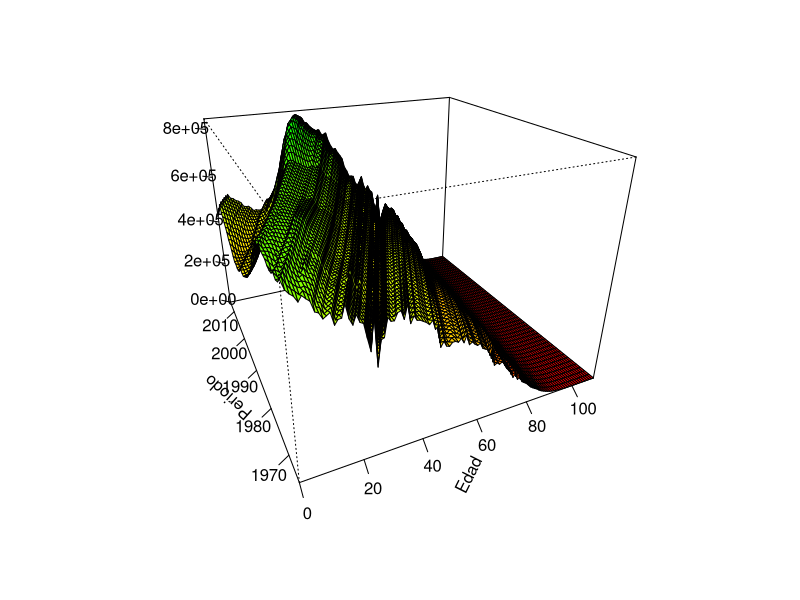

Reproduce this figure in R. (Note: this script raises an error after producing the figure.)
# Universidad de Alcalá
# Master en Ciencias Actuariales y Financieras
# Diego Paul Huaraca Shagñay
# TFM: Riesgo de Longevidad en la Población Española

# Datos - Human Mortality Database
options(tz="Europe/Madrid")
libs <- c('readxl', 'sme', 'tidyverse', 'forecast', 'foreign', 'MASS', 'demography', 'lifecontingencies',
          'tseries','pspline','psych','xtable', 'dplyr', 'StMoMo')
lapply(libs, require, character.only = T)
rm(list=c("libs"))

# Poblacion al 1 de Enero (Expuesto inicial al riesgo)
Pxt <- read_excel("./Datos/Data_Spain.xlsx", sheet=1)
Pxt_m <- Pxt %>% dplyr::select(1:3) %>% spread(key="Year", value="Female")
Pxt_h <- Pxt %>% dplyr::select(1,2,4) %>% spread(key="Year", value="Male")
Pxt_t <- Pxt %>% dplyr::select(1,2,5) %>% spread(key="Year", value="Total")
rm(list=c("Pxt"))

# Gráfico tridimensional - data original
z <- as.matrix(Pxt_t[,17:66])
edad <- seq(0, 110, by=1)
tiempo <- seq(1965, 2014, by=1)
color <- colorRampPalette(c("red", "yellow", "green"))(50)
zfacet <- z[-1, -1] + z[-1, -length(tiempo)] + z[-length(edad), -1] + z[-length(edad), -length(tiempo)]
facetcol <- cut(zfacet, 50)
persp(edad, tiempo, z, theta=-25, phi=25, expand=0.75, xlab='Edad', col=color[facetcol],
      ylab='Periodo', zlab='', ticktype="detailed", zlim=c(0,max(z)))
rm(list=c("z", "edad", "tiempo", "color", "zfacet", "facetcol"))

# Número de defunciones correspondiente al año t
Dxt <- read_excel("./Datos/Data_Spain.xlsx", sheet=2)
Dxt_m <- Dxt %>% dplyr::select(1:3) %>% spread(key="Year", value="Female")
Dxt_h <- Dxt %>% dplyr::select(1,2,4) %>% spread(key="Year", value="Male")
Dxt_t <- Dxt %>% dplyr::select(1,2,5) %>% spread(key="Year", value="Total")
rm(list=c("Dxt"))

# Poblacion Expuesta central al riesgo 
Ext <- read_excel("./Datos/Data_Spain.xlsx", sheet=3)
Ext_m <- Ext %>% dplyr::select(1:3) %>% spread(key="Year", value="Female")
Ext_h <- Ext %>% dplyr::select(1,2,4) %>% spread(key="Year", value="Male")
Ext_t <- Ext %>% dplyr::select(1,2,5) %>% spread(key="Year", value="Total")
rm(list=c("Ext"))

# Función suavizado superficies - P-Splines
suavizar <- function(data){
      n_dim <- dim(data)
      data <- as.matrix(data)
      data_s <- mat.or.vec(n_dim[1],(n_dim[2]-1))
      for(j in 2:n_dim[2]){
            sp.spline <- smooth.Pspline(x = data[,1], y = data[,j], method = 4, norder = 3)
            ajuste <- predict(sp.spline, x = data[,1])
            data_s[,j-1] <- abs(round(ajuste[1:n_dim[1]],0))
      }
      colnames(data_s) <- colnames(data)[-1]
      return(data_s)
}

# Gráfico tridimensional - data suavizada
z <- suavizar(as.matrix(Pxt_t))[,16:65]
edad <- seq(0, 110, by=1)
tiempo <- seq(1965, 2014, by=1)
color <- colorRampPalette(c("red", "yellow", "green"))(50)
zfacet <- z[-1, -1] + z[-1, -length(tiempo)] + z[-length(edad), -1] + z[-length(edad), -length(tiempo)]
facetcol <- cut(zfacet, 50)
persp(edad, tiempo, z, theta=-25, phi=25, expand=0.75, xlab='Edad', col=color[facetcol],
      ylab='Periodo', zlab='', ticktype="detailed", zlim=c(0,max(z)))
rm(list=c("z", "edad", "tiempo", "color", "zfacet", "facetcol"))


# Acotar data
acotar <- function(data, age){
      ndim <- dim(data)
      ndata <- matrix(0, ncol=ndim[2], nrow=(age+1))
      ndata[1:age,] <- as.matrix(data)[1:age,]
      ndata[(age+1),] <- matrix(apply(as.matrix(data)[(age+1):ndim[1],], 2, sum),nrow=1)
      #ndata[(age+1),1] <- age
      colnames(ndata) <- colnames(data)
      return(ndata)
}


Ext_m <- acotar(suavizar(Ext_m), 105)
Ext_h <- acotar(suavizar(Ext_h), 105)
Ext_t <- acotar(suavizar(Ext_t), 105)

Pxt_m <- acotar(suavizar(Pxt_m), 105)
Pxt_h <- acotar(suavizar(Pxt_h), 105)
Pxt_t <- acotar(suavizar(Pxt_t), 105)

Dxt_m <- acotar(suavizar(Dxt_m), 105)
Dxt_h <- acotar(suavizar(Dxt_h), 105)
Dxt_t <- acotar(suavizar(Dxt_t), 105)

# Gráfico tridimensional - data suavizada & acotada
z <- Dxt_m
edad <- seq(0, 105, by=1)
tiempo <- seq(1950, 2014, by=1)
color <- colorRampPalette(c("red", "yellow", "green"))(50)
zfacet <- z[-1, -1] + z[-1, -length(tiempo)] + z[-length(edad), -1] + z[-length(edad), -length(tiempo)]
facetcol <- cut(zfacet, 50)
persp(edad, tiempo, z, theta=-60, phi=30, expand=0.75, xlab='Edad', col=color[facetcol],
      ylab='Periodo', zlab='Población', ticktype="detailed", zlim=c(0,max(z)))
rm(list=c("z", "edad", "tiempo", "color", "zfacet", "facetcol"))



# Creación de tasas y probabilidades de muerte
ctasas <- function(dxt,ext,ini,fin){
      res <- dxt[,c(ini:fin)]/ext[,c(ini:fin)]
      return(res)
}
# data.frame(Asc=seq(1,65), Des=seq(65,1), Year=colnames(Dxt_h))

mxt_m <- ctasas(Dxt_m,Ext_m,16,55)
mxt_h <- ctasas(Dxt_h,Ext_h,16,55)
mxt_t <- ctasas(Dxt_t,Ext_t,16,55)
qxt_m <- ctasas(Dxt_m,Pxt_m,16,55)
qxt_h <- ctasas(Dxt_h,Pxt_h,16,55)
qxt_t <- ctasas(Dxt_t,Pxt_t,16,55)

# Gráfico tridimensional - Log tasas de mortalidad
z <- log(mxt_m)
edad <- seq(0, 105, by=1)
tiempo <- seq(1965, 2004, by=1)
color <- colorRampPalette(c("red", "yellow", "green"))(50)
zfacet <- z[-1, -1] + z[-1, -length(tiempo)] + z[-length(edad), -1] + z[-length(edad), -length(tiempo)]
facetcol <- cut(zfacet, 50)
persp(edad, tiempo, z, theta=-50, phi=30, expand=0.75, xlab='Edad', col=color[facetcol],
      ylab='Periodo', zlab='Población', ticktype="detailed", zlim=c(min(z),0))
rm(list=c("z", "edad", "tiempo", "color", "zfacet", "facetcol"))

# Creación objeto demogdata
data0_m <- StMoMoData(demogdata(data=qxt_m, pop=Pxt_m[,c(16:55)], ages=c(0:105), years=c(1965:2004), 
                     type="mortality", label="Spain", name="female"), type="initial")
data0_h <- StMoMoData(demogdata(data=qxt_h, pop=Pxt_h[,c(16:55)], ages=c(0:105), years=c(1965:2004), 
                     type="mortality", label="Spain", name="male"), type="initial")
data0_t <- StMoMoData(demogdata(data=qxt_t, pop=Pxt_t[,c(16:55)], ages=c(0:105), years=c(1965:2004), 
                     type="mortality", label="Spain", name="total"), type="initial")

dataC_m <- StMoMoData(demogdata(data=mxt_m, pop=Ext_m[,c(16:55)], ages=c(0:105), years=c(1965:2004), 
                     type="mortality", label="Spain", name="female"), type="central")
dataC_h <- StMoMoData(demogdata(data=mxt_h, pop=Ext_h[,c(16:55)], ages=c(0:105), years=c(1965:2004), 
                     type="mortality", label="Spain", name="male"), type="central")
dataC_t <- StMoMoData(demogdata(data=mxt_t, pop=Ext_t[,c(16:55)], ages=c(0:105), years=c(1965:2004), 
                     type="mortality", label="Spain", name="total"), type="central")

#rm(list=c("mxt_m", "mxt_h", "mxt_t", "qxt_m", "qxt_h", "qxt_t", "Pxt_m", "Pxt_h", "Pxt_t",
#          "Ext_m", "Ext_h", "Ext_t", "Dxt_m", "Dxt_h", "Dxt_t", "suavizar"))


################################################
#####   Ajuste modelo Lee Carter Poisson   #####
################################################

LC <- lc(link="log", const = "sum")
LCfit_m <- fit(LC, data = dataC_m)
LCfit_h <- fit(LC, data = dataC_h)
LCfit_t <- fit(LC, data = dataC_t)

# Gráfico parámetro ax
plot(LCfit_m$ax, type='o', col=2, pch=20, ylim=c(-10,0), xlab='', ylab='')
par(new=TRUE)
plot(LCfit_h$ax, type='o', col=3, pch=20, ylim=c(-10,0), xlab='', ylab='')
#par(new=TRUE)
#plot(LCfit_t$ax, type='o', col=4, pch=18, ylim=c(-10,0), xlab='Edad', ylab='ax')
#op <- par(cex = 2.8)
legend(60, -5, legend=c("Mujeres", "Hombres"), col=c("red", "green"), cex=0.9, lwd=3, bty = 'n')



# Gráfico parametro bx
plot(LCfit_m$bx, type='o', col=2, pch=20, ylim=c(-0.035,0.05), xlab='', ylab='')
par(new=TRUE)
plot(LCfit_h$bx, type='o', col=3, pch=20, ylim=c(-0.035,0.05), xlab='', ylab='')
#par(new=TRUE)
#plot(LCfit_t$bx, type='o', col=4, pch=18, ylim=c(-0.035,0.05), xlab='Edad', ylab='bx')
abline(h=0,lty=3)
legend(45, 0.005, legend=c("Mujeres", "Hombres"), col=c("red", "green"), cex=0.9, lwd=3, bty = 'n')

# Gráfico parametro kt
plot(seq(1965,2004),as.numeric(LCfit_m$kt), type='o', col=2, pch=20, ylim=c(-55,55), xlab='', ylab='')
par(new=TRUE)
plot(seq(1965,2004),as.numeric(LCfit_h$kt), type='o', col=3, pch=20, ylim=c(-55,55), xlab='', ylab='')
#par(new=TRUE)
#plot(seq(1965,2004),as.numeric(LCfit_t$kt), type='o', col=4, pch=18, ylim=c(-55,55), xlab='Periodo', ylab='kt')
abline(h=0,lty=3)
legend(1985, 60, legend=c("Hombres", "Mujeres"), col=c("red", "green"), cex=0.9, lwd=3, bty = 'n')

# Proyección parámetro kt
est_m <- forecast(LCfit_m, h=50, level=c(90,95))
est_h <- forecast(LCfit_h, h=50, level=c(90,95))
est_t <- forecast(LCfit_t, h=50, level=c(90,95))
plot(est_m, only.kt=TRUE, col='lightgreen')
plot(est_h, only.kt=TRUE, col='lightpink')
plot(est_t, only.kt=TRUE, col='lightblue')


# Obtención qxt estimados
for_qxt <- function(est){
      m <- exp(est$model$ax + est$model$bx %*% est$kt.f$mean)
      q <- 2*m/(2+m)
      colnames(q) <- colnames(m)
      return(m)
}

for_qxt(est_m)

# Error cuadrático medio
error_m <- apply(ctasas(Dxt_m,Pxt_m,56,65) - for_qxt(est_m)[,c(1:10)], 2, function(x){sqrt(sum(x^2/length(x)))})
error_m
error_h <- apply(ctasas(Dxt_h,Pxt_h,56,65) - for_qxt(est_h)[,c(1:10)], 2, function(x){sqrt(sum(x^2/length(x)))})
error_h
error_t <- apply(ctasas(Dxt_t,Pxt_t,56,65) - for_qxt(est_t)[,c(1:10)], 2, function(x){sqrt(sum(x^2/length(x)))})
error_t


plot(log(ctasas(Dxt_m,Pxt_m,56,65))[41:106,1], col=2, type='o', ylim=c(-10,0))
par(new=TRUE)
plot(log(for_qxt(est_m))[41:106,1], col=3, type='o', ylim=c(-10,0))


plot(log(ctasas(Dxt_h,Pxt_h,56,65))[41:106,1], col=2, type='o', ylim=c(-10,0))
par(new=TRUE)
plot(log(for_qxt(est_h))[41:106,1], col=3, type='o', ylim=c(-10,0))


#######################################
######      Ajuste modelo CBD     #####
#######################################

CBD <- cbd("logit")
CBDfit_m <- fit(CBD, data = data0_m, ages.fit = 60:105, years=1950:2005)
CBDfit_h <- fit(CBD, data = data0_h, ages.fit = 60:105, years=1950:2005)
CBDfit_t <- fit(CBD, data = data0_t, ages.fit = 60:105, years=1950:2005)

# Gráfico parámetro kt(1)
plot(CBDfit_m$kt[1,], type='o', col=2, pch=20, ylim=c(-3,-1.5), xlab='', ylab='')
par(new=TRUE)
plot(CBDfit_h$kt[1,], type='o', col=3, pch=20, ylim=c(-3,-1.5), xlab='', ylab='')
par(new=TRUE)
plot(CBDfit_t$kt[1,], type='o', col=4, pch=18, ylim=c(-3,-1.5), xlab='Edad', ylab='kt(1)')
legend(28, -1.5, legend=c("Mujeres", "Hombres", "Total"), col=c("red", "green", "blue"), cex=0.5,
       box.lty=0, text.font=10, lwd=2)

# Gráfico parámetro kt(2)
plot(CBDfit_m$kt[2,], type='o', col=2, pch=20, ylim=c(0.07,0.15), xlab='', ylab='')
par(new=TRUE)
plot(CBDfit_h$kt[2,], type='o', col=3, pch=20, ylim=c(0.07,0.15), xlab='', ylab='')
par(new=TRUE)
plot(CBDfit_t$kt[2,], type='o', col=4, pch=18, ylim=c(0.07,0.15), xlab='Edad', ylab='kt(2)')
legend(28, 0.10, legend=c("Mujeres", "Hombres", "Total"), col=c("red", "green", "blue"), cex=0.5,
       box.lty=0, text.font=10, lwd=2)

# Proyección parámetro kt
pro_m <- forecast(CBDfit_m, h=50, level=c(90,95))
pro_h <- forecast(CBDfit_h, h=50, level=c(90,95))
pro_t <- forecast(CBDfit_t, h=50, level=c(90,95))
plot(pro_m, only.kt=TRUE, col='lightgreen')
plot(pro_h, only.kt=TRUE, col='lightpink')
plot(pro_t, only.kt=TRUE, col='lightblue')

# Transforma vectores en matrices fila o columna
fm <- function(vector, rc){
      lon <- length(vector)
      if(rc==1){
            res <- matrix(unlist(vector), nrow=1, ncol=lon)
      } else {
            res <- matrix(unlist(vector), nrow=lon, ncol=1)
      }
      return(res)
} 


lg_qxt <- function(pro){
      x <- fm(rep(1,46),2)%*%fm(pro$kt.f$mean[1,],1) + fm(pro$ages-mean(pro$ages),2)%*% fm(pro$kt.f$mean[2,],1)
      q <- exp(x)/(1+exp(x))
      return(q)
}

lg_qxt(pro_m)

# Error cuadrático medio
err_m <- apply(ctasas(Dxt_m,Pxt_m,56,65)[61:106,] - lg_qxt(pro_m)[,c(1:10)], 2, function(x){sqrt(sum(x^2/length(x)))})
err_m
err_h <- apply(ctasas(Dxt_h,Pxt_h,56,65)[61:106,] - lg_qxt(pro_h)[,c(1:10)], 2, function(x){sqrt(sum(x^2/length(x)))})
err_h
err_t <- apply(ctasas(Dxt_t,Pxt_t,56,65)[61:106,] - lg_qxt(pro_t)[,c(1:10)], 2, function(x){sqrt(sum(x^2/length(x)))})
err_t



########################################
#####     Ajuste modelo li-lee     #####
########################################


LCT <- lc(link="logit", const = "sum")
LCT_m <- fit(LCT, data = data0_m, ages.fit = 0:105, years=1950:2005)
LCT_h <- fit(LCT, data = data0_h, ages.fit = 0:105, years=1950:2005)
LCT_t <- fit(LCT, data = data0_t, ages.fit = 0:105, years=1950:2005)

res_m <- log(qxt_m)-LCT_m$ax-fm(LCT_t$bx,2)%*%fm(LCT_t$kt,1)
pres_m <- log(qxt_m)-LCT_m$ax
res_h <- log(qxt_h)-LCT_h$ax-fm(LCT_t$bx,2)%*%fm(LCT_t$kt,1)
pres_h <- log(qxt_h)-LCT_h$ax

# Ratio ajuste factor común
Rc_m <- 1-(sum(res_m^2))/(sum(pres_m^2))
Rc_h <- 1-(sum(res_h^2))/(sum(pres_h^2))

# SVD residuos
svd_res <- function(residuos){
      res <- residuos - apply(residuos, 1, mean)
      const <- sum(svd(res)$u[,1])
      b <- svd(res)$u[,1]/const
      k <- const*svd(res)$d[1]*svd(res)$v[,1]
      return(list(bx=b, kt=k))
}
 
svd_res(res_m)
 
sum(svd_res(res_m)$bx)
sum(svd_res(res_m)$kt)

# Ratio ajuste incluye residuos SVD
nres_m <- log(qxt_m) - LCT_m$ax - fm(LCT_t$bx,2)%*%fm(LCT_t$kt,1) - fm(svd_res(res_m)$bx,2)%*%fm(svd_res(res_m)$kt,1)
nres_h <- log(qxt_h) - LCT_h$ax - fm(LCT_t$bx,2)%*%fm(LCT_t$kt,1) - fm(svd_res(res_h)$bx,2)%*%fm(svd_res(res_h)$kt,1)
Rca_m <- 1-(sum(nres_m^2))/(sum(pres_m^2))
Rca_h <- 1-(sum(nres_h^2))/(sum(pres_h^2))



## Obtención de la ratio Rac

res1M=resM-bxM%*%t(ktM)
num=sum(res1M^2)
den=sum((log(dM)-axM)^2)
RacM=1-num/den
RacM

res1F=resF-bxF%*%t(ktF)
num=sum(res1F^2)
den=sum((log(dF)-axF)^2)
RacF=1-num/den
RacF

## Comprobación de la existencia de un AR(1) en los kti (H0: beta=1, entonces es un RW)

alfa=0.05
N=length(ktM)
XM=ktM[-N]
YM=ktM[-1]

MX=lm(YM~XM)
summary(MX)

i=length(MX$coef)
test=abs((MX$coef[i]-1)/summary(MX)$coef[i,2])
p.val=pt(test,summary(MX)$df[2],lower.tail=F)
if(p.val>alfa/2) "Es un RW" else "Es un AR(1)"
MP[1,1]=summary(MX)$coef[1,1]
MP[1,2]=summary(MX)$coef[1,4]
MP[1,3]=summary(MX)$coef[2,1]
MP[1,4]=summary(MX)$coef[2,4]
MP[1,5]=if(p.val>alfa/2) print("RW",quote=F) else print("AR(1)",quote=F)

MX2=lm(YM~XM+0)
summary(MX2)

i=length(MX2$coef)
test=abs((MX2$coef[i]-1)/summary(MX2)$coef[i,2])
p.val=pt(test,summary(MX2)$df[2],lower.tail=F)
if(p.val>alfa/2) "Es un RW" else "Es un AR(1)"
MP2[1,3]=summary(MX2)$coef[1,1]
MP2[1,4]=summary(MX2)$coef[1,4]
MP2[1,5]=if(p.val>alfa/2) "RW" else "AR(1)"

XF=ktF[-N]
YF=ktF[-1]

MX=lm(YF~XF)
summary(MX)

i=length(MX$coef)
test=abs((MX$coef[i]-1)/summary(MX)$coef[i,2])
p.val=pt(test,summary(MX)$df[2],lower.tail=F)
if(p.val>alfa/2) "Es un RW" else "Es un AR(1)"
MP[2,1]=summary(MX)$coef[1,1]
MP[2,2]=summary(MX)$coef[1,4]
MP[2,3]=summary(MX)$coef[2,1]
MP[2,4]=summary(MX)$coef[2,4]
MP[2,5]=if(p.val>alfa/2) "RW" else "AR(1)"

MX2=lm(YF~XF+0)
summary(MX2)

i=length(MX2$coef)
test=abs((MX2$coef[i]-1)/summary(MX2)$coef[i,2])
p.val=pt(test,summary(MX2)$df[2],lower.tail=F)
if(p.val>alfa/2) "Es un RW" else "Es un AR(1)"
MP2[2,3]=summary(MX2)$coef[1,1]
MP2[2,4]=summary(MX2)$coef[1,4]
MP2[2,5]=if(p.val>alfa/2) "RW" else "AR(1)"


#### Almacenamiento de los kt (global y por sexos)

kappa=cbind(K,ktM,ktF)
write.table(kappa,"kappaT.txt",row.names=T)


final=Sys.time()

(duración=final-inicio)
